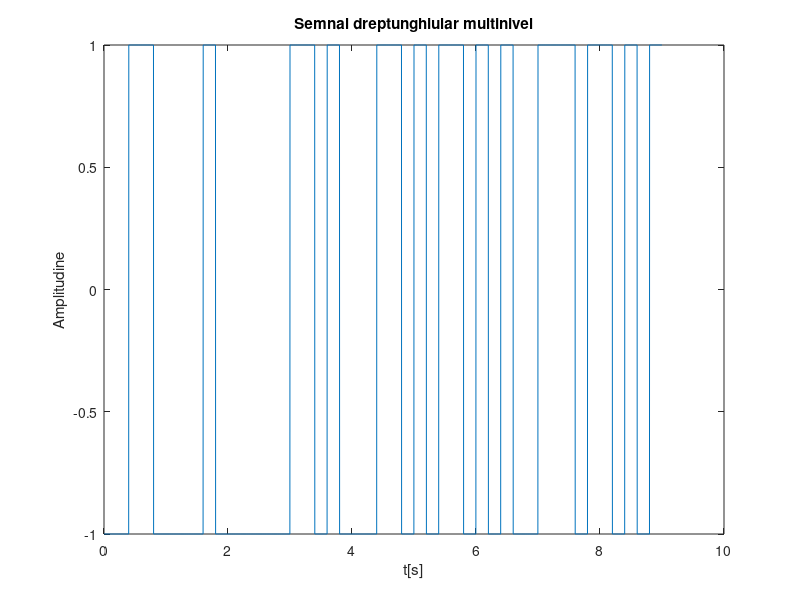
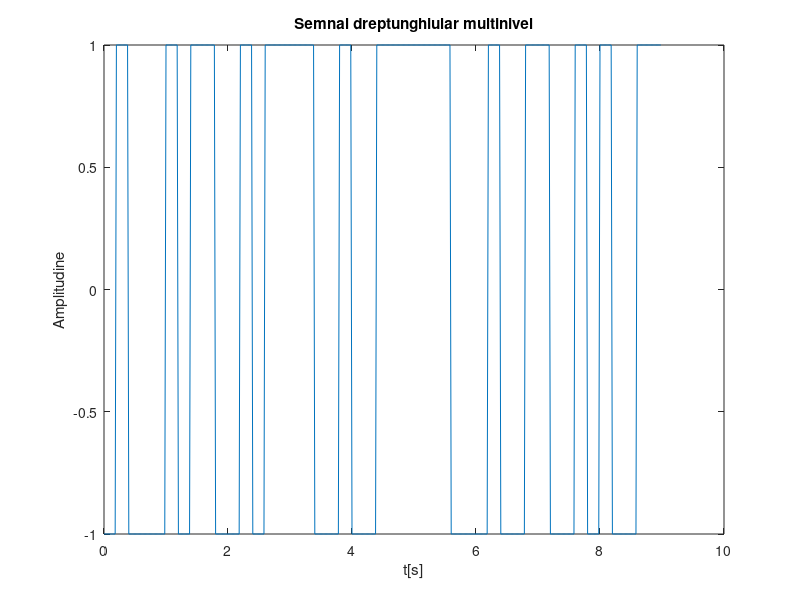
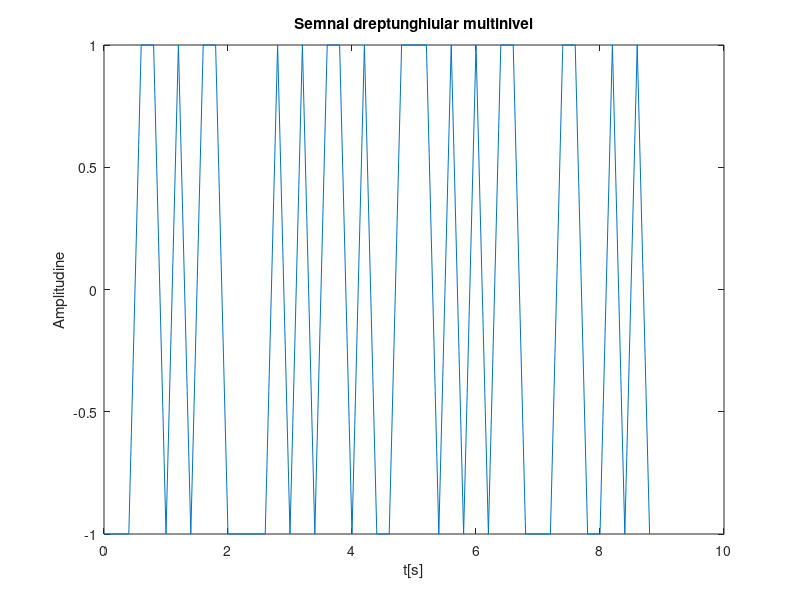
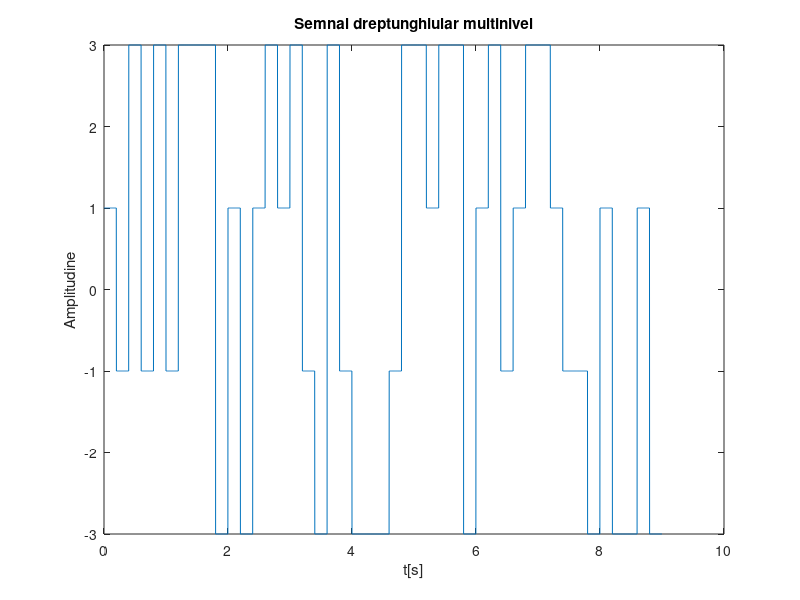

These figures' MATLAB source, in order:
clc
clear all
close all
%-1 1 
tes=0.002;
t=0:tes:9-tes;
l=length(t);
y=ones(1,l);
x = randsample([-1 1],l/100,true);
x=repelem(x,1,100);
y= x.*y;
figure(1),plot(t,y),xlabel ('t[s]'),ylabel ('Amplitudine'),title ('Semnal dreptunghiular multinivel');

tes=0.02;
t=0:tes:9-tes;
l=length(t);
y=ones(1,l);
x = randsample([-1 1],l/10,true);
x = repelem(x,1,10);
y= x.*y;
figure(2),plot(t,y),xlabel ('t[s]'),ylabel ('Amplitudine'),title ('Semnal dreptunghiular multinivel');


tes=0.2;
t=0:tes:9-tes;
l=length(t);
y=ones(1,l);
x = randsample([-1 1],l,true);
x = repelem(x,1,1);
y= x.*y;
figure(3),plot(t,y),xlabel ('t[s]'),ylabel ('Amplitudine'),title ('Semnal dreptunghiular multinivel');
%-3 -1 1 3 
%-1 1 
tes=0.002;
t=0:tes:9-tes;
l=length(t);
y=ones(1,l);
x = randsample([-3 -1 1 3],l/100,true);
x=repelem(x,1,100);
y= x.*y;
figure(4),plot(t,y),xlabel ('t[s]'),ylabel ('Amplitudine'),title ('Semnal dreptunghiular multinivel');

tes=0.02;
t=0:tes:9-tes;
l=length(t);
y=ones(1,l);
x = randsample([-3 -1 1 3],l/10,true);
x = repelem(x,1,10);
y= x.*y;
figure(5),plot(t,y),xlabel ('t[s]'),ylabel ('Amplitudine'),title ('Semnal dreptunghiular multinivel');


tes=0.2;
t=0:tes:9-tes;
l=length(t);
y=ones(1,l);
x = randsample([-3 -1 1 3],l,true);
x = repelem(x,1,1);
y= x.*y;
figure(6),plot(t,y),xlabel ('t[s]'),ylabel ('Amplitudine'),title ('Semnal dreptunghiular multinivel');
%-7 -3 -1 1 3 7
%-1 1 
tes=0.002;
t=0:tes:9-tes;
l=length(t);
y=ones(1,l);
x = randsample([-7 -3 -1 1 3 7],l/100,true);
x=repelem(x,1,100);
y= x.*y;
figure(7),plot(t,y),xlabel ('t[s]'),ylabel ('Amplitudine'),title ('Semnal dreptunghiular multinivel');

tes=0.02;
t=0:tes:9-tes;
l=length(t);
y=ones(1,l);
x = randsample([-7 -3 -1 1 3 7],l/10,true);
x = repelem(x,1,10);
y= x.*y;
figure(8),plot(t,y),xlabel ('t[s]'),ylabel ('Amplitudine'),title ('Semnal dreptunghiular multinivel');


tes=0.2;
t=0:tes:9-tes;
l=length(t);
y=ones(1,l);
x = randsample([-7 -3 -1 1 3 7],l,true);
x = repelem(x,1,1);
y= x.*y;
figure(9),plot(t,y),xlabel ('t[s]'),ylabel ('Amplitudine'),title ('Semnal dreptunghiular multinivel');
